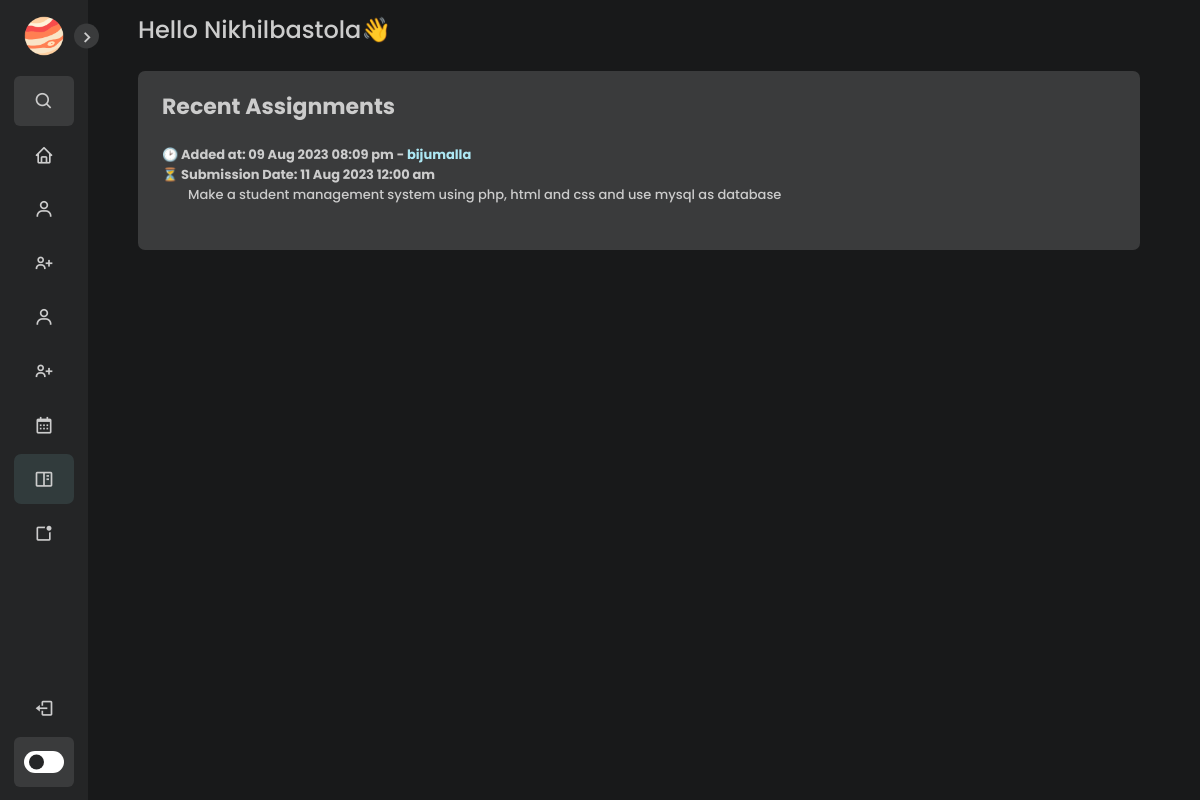
The page /assignment.php (signed in) on the database its author committed.
### tables this page shows
CREATE TABLE `assignment` (
  `id` int(11) NOT NULL,
  `addedby` varchar(100) NOT NULL,
  `submissiondate` datetime NOT NULL,
  `curtime` datetime NOT NULL,
  `assignment` text NOT NULL
);

### assignment.php (the view, shortened to what this page needs)
<?php
if (isset($_SESSION['login_user']) && isset($_SESSION['role'])) {
    if ((time() - $_SESSION['last_login_timestamp']) > 12000) {
        header("location:index.php");
    } else {
?>
<!DOCTYPE html>
<html lang="en">
<head>
    <link rel="stylesheet" href="./assets/css/dashboard.css">
    <link href='https://unpkg.com/boxicons@2.1.1/css/boxicons.min.css' rel='stylesheet'>
    <link rel="stylesheet" href="./assets/css/scrollbar.css">
</head>
<body>
    <nav class="sidebar close">
        <header>
            <div class="image-text">
                <span class="image">
                    <img src="./assets/images/planet.png" alt="">
                </span>
            </div>
            <i class='bx bx-chevron-right toggle'></i>
        </header>
        <div class="menu-bar">
            <div class="menu">
                <li class="search-box">
                    <i class='bx bx-search icon'></i>
                </li>
                <ul class="menu-links">
                    <li class="nav-link">
                        <a href="./dashboard.php">
                            <i class='bx bx-home icon' ></i>
                        </a>
                    </li>
                    <li class="nav-link">
                        <a href="./student.php">
                            <i class='bx bx-user icon' ></i>
                        </a>
                    </li>
                    <li class="nav-link">
                        <a href="./add_student.php">
                            <i class='bx bx-user-plus icon' ></i>
                        </a>
                    </li>
                    <li class="nav-link">
                        <a href="./teacher.php">
                            <i class='bx bx-user icon'></i>
                        </a>
                    </li>
                    <li class="nav-link">
                        <a href="./add_teacher.php">
                            <i class='bx bx-user-plus icon' ></i>
                        </a>
                    </li>
                    <li class="nav-link">
                        <a href="./schedule.php">
                            <i class='bx bx-calendar icon' ></i>
                        </a>
                    </li>
                    <li class="nav-link selected">
                        <a href="./assignment.php">
                            <i class='bx bx-book-content icon' ></i>
                        </a>
                    </li>
                    <li class="nav-link">
                        <a href="./add_notice.php">
                            <i class='bx bx-notification icon'></i>
                        </a>
                    </li>
                </ul>
            </div>
            <div class="bottom-content">
                <li class="">
                    <a href="./components/logout.php?Logout">
                        <i class='bx bx-log-out icon' ></i>
                    </a>
                </li>
                <li class="mode">
                    <div class="toggle-switch">
                        <span class="switch"></span>
                    </div>
                </li>
            </div>
        </div>
    </nav>
    <section class="home">
        <div class="text">Hello <?php echo ucwords($_SESSION['login_user']) ?>👋</div>
        <?php
            $conn = new mysqli('localhost', 'root', '', 'sms');
            $sql = "SELECT * FROM assignment";
            $result = $conn->query($sql);
            $assignments = array();
            if ($result->num_rows > 0) {
                while ($row = $result->fetch_assoc()) {
                    $assignments[] = $row;
                }
            }
            rsort($assignments);
        ?>
        <div class="text" >
            <div class="home-top" style="margin-bottom: 2em;">
                <div class="home-notice">
                    <div class="home-notice-left">
                        <h4 style="margin-bottom: 1em;">Recent Assignments</h4>
                        <?php if (!empty($assignments)) : ?>
                        <div class="inner-fetched-assignment">
                            <?php foreach ($assignments as $assignment) : ?>
                                <h4 style="font-size: 13px !important;">🕑 Added at:  <?php echo date("d M Y h:i a", strtotime($assignment['curtime'])); ?>  -  <span style="color: #ade8f4"><?php echo $assignment['addedby']; ?></span></h4>
                                <h4 style="font-size: 13px !important;">⏳ Submission Date:  <?php echo date("d M Y h:i a", strtotime($assignment['submissiondate'])); ?></h4>
                                <h4 style="margin-left: 2em; margin-bottom: 2em; font-weight: 500;">  <?php echo $assignment['assignment']; ?></h4>
                            <?php endforeach; ?>
                        </div>
                        <?php else : ?>
                            <p>No Assignement found</p>
                        <?php endif; ?>
                    </div>
                </div>
            </div>
        </div>
    </section>
</body>
</html>
<?php
    }
} else {
    header("location:index.php");
}
?>

### assets/css/dashboard.css (style rules this page uses)
* { margin: 0; padding: 0; box-sizing: border-box; font-family: 'Poppins', sans-serif; -webkit-touch-callout: none; -webkit-user-select: none; -khtml-user-select: none; -moz-user-select: none; -ms-user-select: none; user-select: none; }
:root { --body-color: #18191a; --sidebar-color: #242526; --primary-color: #3a3b3c; --primary-color-light: #3a3b3c; --toggle-color: #fff; --text-color: #ccc; --selected-color: #313b3c; --date-color: #cad2c5; --action-color: #8338ec; --tran-03: all 0.2s ease; --tran-03: all 0.3s ease; --tran-04: all 0.3s ease; --tran-05: all 0.3s ease; }
body { min-height: 100vh; background-color: var(--body-color); transition: var(--tran-05); }
.sidebar { position: fixed; top: 0; left: 0; height: 100%; width: 250px; padding: 10px 14px; background: var(--sidebar-color); transition: var(--tran-05); z-index: 100; }
.sidebar.close { width: 88px; }
.sidebar li { height: 50px; list-style: none; display: flex; align-items: center; margin-top: 4px; }
.sidebar header .image, .sidebar .icon { min-width: 60px; border-radius: 6px; }
.sidebar .icon { min-width: 60px; border-radius: 6px; height: 100%; display: flex; align-items: center; justify-content: center; font-size: 20px; }
.sidebar .text, .sidebar .icon { color: var(--text-color); transition: var(--tran-03); }
.selected { background-color: var(--selected-color); border-radius: 7px; }
.sidebar header { position: relative; }
.sidebar header .image-text { display: flex; align-items: center; }
.sidebar header .image { display: flex; align-items: center; justify-content: center; }
.sidebar header .image img { width: 40px; border-radius: 6px; }
.sidebar header .toggle { position: absolute; top: 50%; right: -25px; transform: translateY(-50%) rotate(180deg); height: 25px; width: 25px; background-color: var(--primary-color); color: var(--sidebar-color); border-radius: 50%; display: flex; align-items: center; justify-content: center; font-size: 22px; cursor: pointer; transition: var(--tran-05); }
.toggle { color: #ccc !important; }
.sidebar.close .toggle { transform: translateY(-50%) rotate(0deg); }
.sidebar .menu { margin-top: 10px; }
.sidebar li.search-box { border-radius: 6px; background-color: var(--primary-color-light); cursor: pointer; transition: var(--tran-05); }
.sidebar li a { list-style: none; height: 100%; background-color: transparent; display: flex; align-items: center; height: 100%; width: 100%; border-radius: 6px; text-decoration: none; transition: var(--tran-03); }
.sidebar .menu-bar { height: calc(100% - 55px); display: flex; flex-direction: column; justify-content: space-between; overflow-y: scroll; }
.sidebar .menu-bar .mode { border-radius: 6px; background-color: var(--primary-color-light); position: relative; transition: var(--tran-05); }
.menu-bar .bottom-content .toggle-switch { position: absolute; right: 0; height: 100%; min-width: 60px; display: flex; align-items: center; justify-content: center; border-radius: 6px; cursor: pointer; }
.toggle-switch .switch { position: relative; height: 22px; width: 40px; border-radius: 25px; background-color: var(--toggle-color); transition: var(--tran-05); }
.switch::before { content: ''; position: absolute; height: 15px; width: 15px; border-radius: 50%; top: 50%; left: 5px; transform: translateY(-50%); background-color: var(--sidebar-color); transition: var(--tran-04); }
.home { position: absolute; top: 0; top: 0; left: 250px; height: 100vh; width: calc(100% - 250px); background-color: var(--body-color); transition: var(--tran-05); }
.home .text { font-size: 24px; font-weight: 500; color: var(--text-color); padding: 12px 60px; }
.sidebar.close ~ .home { left: 78px; height: 100vh; width: calc(100% - 78px); }
.home-notice { display: flex; flex-direction: row; justify-content: space-between; align-items: first baseline; gap: .5em; }
.home-notice-left { background-color: var(--primary-color-light); flex: 1; padding: .8em 1em; border-radius: 7px; }
.home-notice-left:first-child { flex: 3; }
.home-notice-left > h4, .home-notice-right > h4 { font-size: 22px !important; }
.inner-fetched-assignment { font-size: 13px; }

### rows shown on the page
assignment: curtime "09 Aug 2023 08:09 pm", addedby "bijumalla", submissiondate "11 Aug 2023 12:00 am", assignment "Make a student management system using php, html and css and use mysql as database"

### other values the page prints
$_SESSION['login_user'] "Nikhilbastola"
